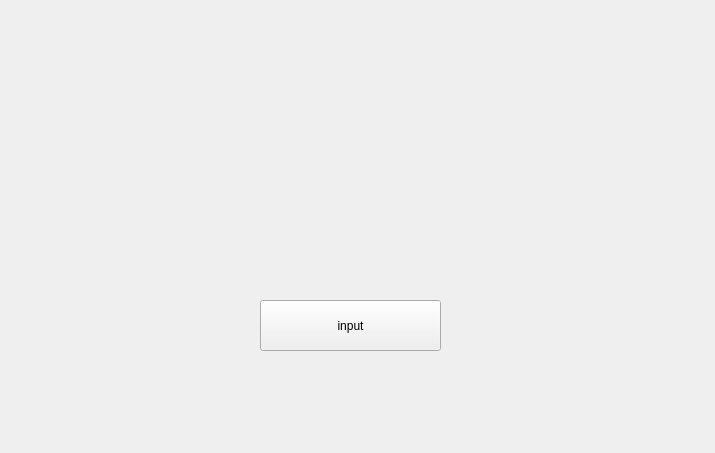
<?xml version="1.0" encoding="UTF-8"?>
<ui version="4.0">
 <class>Widget</class>
 <widget class="QWidget" name="Widget">
  <property name="geometry">
   <rect>
    <x>0</x>
    <y>0</y>
    <width>715</width>
    <height>453</height>
   </rect>
  </property>
  <property name="windowTitle">
   <string>Widget</string>
  </property>
  <widget class="QPushButton" name="inputBtn">
   <property name="geometry">
    <rect>
     <x>260</x>
     <y>300</y>
     <width>181</width>
     <height>51</height>
    </rect>
   </property>
   <property name="text">
    <string>input</string>
   </property>
  </widget>
  <widget class="QLabel" name="textLabel">
   <property name="geometry">
    <rect>
     <x>120</x>
     <y>100</y>
     <width>501</width>
     <height>131</height>
    </rect>
   </property>
   <property name="font">
    <font>
     <family>Arial</family>
     <pointsize>16</pointsize>
     <weight>75</weight>
     <bold>true</bold>
    </font>
   </property>
   <property name="text">
    <string/>
   </property>
   <property name="alignment">
    <set>Qt::AlignCenter</set>
   </property>
  </widget>
 </widget>
 <layoutdefault spacing="6" margin="11"/>
 <resources/>
 <connections/>
</ui>
